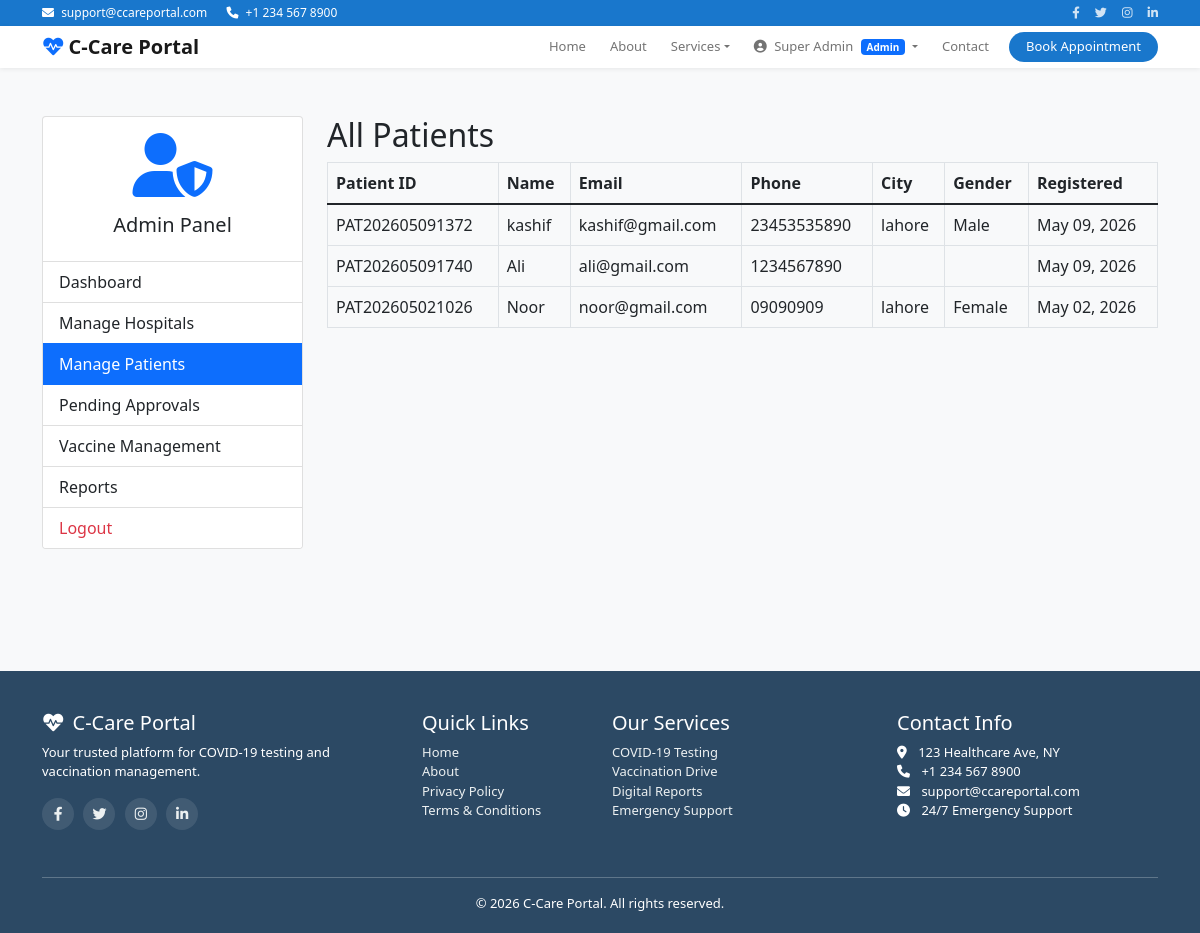
Page /admin/patients.php (signed in) on the committed database.
### tables this page shows
CREATE TABLE `patients` (
  `id` int(11) NOT NULL,
  `patient_id` varchar(50) NOT NULL,
  `name` varchar(100) NOT NULL,
  `email` varchar(100) NOT NULL,
  `phone` varchar(20) NOT NULL,
  `password` varchar(255) NOT NULL,
  `date_of_birth` date DEFAULT NULL,
  `gender` enum('male','female','other') DEFAULT NULL,
  `address` text DEFAULT NULL,
  `city` varchar(100) DEFAULT NULL,
  `blood_group` varchar(5) DEFAULT NULL,
  `registration_date` timestamp NOT NULL DEFAULT current_timestamp()
);

### includes/functions.php (called while the page is built, shortened)
<?php
function isLoggedIn() {
    return isset($_SESSION['user_id']) && isset($_SESSION['role']);
}
function formatDate($date) {
    return date('M d, Y', strtotime($date));
}
?>

### admin/patients.php (the view, shortened to what this page needs)
<?php
$database = Database::getInstance();
$conn = $database->getConnection();
$query = "SELECT * FROM patients ORDER BY registration_date DESC";
$stmt = $conn->prepare($query);
$stmt->execute();
$patients = $stmt->fetchAll(PDO::FETCH_ASSOC);
?>
<?php include '../includes/header.php'; ?>
<div class="container py-5">
    <div class="row">
        <div class="col-md-3">
            <div class="card mb-4">
                <div class="card-body text-center">
                    <i class="fas fa-user-shield fa-4x mb-3 text-primary"></i>
                    <h5>Admin Panel</h5>
                </div>
                <div class="list-group list-group-flush">
                    <a href="dashboard.php" class="list-group-item list-group-item-action">Dashboard</a>
                    <a href="hospitals.php" class="list-group-item list-group-item-action">Manage Hospitals</a>
                    <a href="patients.php" class="list-group-item list-group-item-action active">Manage Patients</a>
                    <a href="approve-hospitals.php" class="list-group-item list-group-item-action">Pending Approvals</a>
                    <a href="vaccines.php" class="list-group-item list-group-item-action">Vaccine Management</a>
                    <a href="reports.php" class="list-group-item list-group-item-action">Reports</a>
                    <a href="../auth/logout.php" class="list-group-item list-group-item-action text-danger">Logout</a>
                </div>
            </div>
        </div>
        <div class="col-md-9">
            <h2>All Patients</h2>
            <div class="table-responsive">
                <table class="table table-bordered" id="patientsTable">
                    <thead>
                        <tr>
                            <th>Patient ID</th>
                            <th>Name</th>
                            <th>Email</th>
                            <th>Phone</th>
                            <th>City</th>
                            <th>Gender</th>
                            <th>Registered</th>
                        </tr>
                    </thead>
                    <tbody>
                        <?php foreach ($patients as $patient): ?>
                        <tr>
                            <td><?php echo $patient['patient_id']; ?></td>
                            <td><?php echo htmlspecialchars($patient['name']); ?></td>
                            <td><?php echo $patient['email']; ?></td>
                            <td><?php echo $patient['phone']; ?></td>
                            <td><?php echo $patient['city']; ?></td>
                            <td><?php echo ucfirst($patient['gender']); ?></td>
                            <td><?php echo formatDate($patient['registration_date']); ?></td>
                        </tr>
                        <?php endforeach; ?>
                    </tbody>
                </table>
            </div>
        </div>
    </div>
</div>
<?php include '../includes/footer.php'; ?>

### includes/header.php (shortened to what this page needs)
<!DOCTYPE html>
<html lang="en">
<head>
    <link href="https://cdn.jsdelivr.net/npm/bootstrap@5.1.3/dist/css/bootstrap.min.css" rel="stylesheet">
    <link href="https://cdnjs.cloudflare.com/ajax/libs/bootstrap-icons/1.11.1/bootstrap-icons.min.css" rel="stylesheet">
    <link href="https://cdnjs.cloudflare.com/ajax/libs/font-awesome/6.0.0/css/all.min.css" rel="stylesheet">
</head>
<body>
<div class="topbar">
    <div class="container">
        <div class="row">
            <div class="col-md-6">
                <i class="fas fa-envelope me-1"></i> <a href="mailto:support@ccareportal.com">support@ccareportal.com</a>
                <i class="fas fa-phone ms-3 me-1"></i> <span>+1 234 567 8900</span>
            </div>
            <div class="col-md-6 text-end social-links">
                <a href="https://www.facebook.com" target="_blank"><i class="fab fa-facebook-f"></i></a>
                <a href="https://twitter.com" target="_blank"><i class="fab fa-twitter"></i></a>
                <a href="https://www.instagram.com" target="_blank"><i class="fab fa-instagram"></i></a>
                <a href="https://www.linkedin.com" target="_blank"><i class="fab fa-linkedin-in"></i></a>
            </div>
        </div>
    </div>
</div>
<nav class="navbar navbar-expand-lg navbar-light sticky-top">
    <div class="container">
        <a class="navbar-brand" href="<?php echo SITE_URL; ?>">
            <i class="fas fa-heartbeat me-1 text-primary"></i>C-Care Portal
        </a>
        <div class="collapse navbar-collapse" id="navbarNav">
            <ul class="navbar-nav ms-auto">
                <li class="nav-item"><a class="nav-link" href="<?php echo SITE_URL; ?>index.php">Home</a></li>
                <li class="nav-item"><a class="nav-link" href="<?php echo SITE_URL; ?>about.php">About</a></li>
                <li class="nav-item dropdown">
                    <a class="nav-link dropdown-toggle" href="#" data-bs-toggle="dropdown">Services</a>
                </li>
                <?php if (!isLoggedIn()): ?>
                    <li class="nav-item dropdown">
                        <a class="nav-link dropdown-toggle" href="#" data-bs-toggle="dropdown">Patient</a>
                        <ul class="dropdown-menu">
                            <li><a class="dropdown-item" href="<?php echo SITE_URL; ?>auth/register.php"><i class="fas fa-user-plus me-2"></i>Register</a></li>
                            <li><a class="dropdown-item" href="<?php echo SITE_URL; ?>auth/login.php"><i class="fas fa-sign-in-alt me-2"></i>Login</a></li>
                        </ul>
                    </li>
                    <li class="nav-item dropdown">
                        <a class="nav-link dropdown-toggle" href="#" data-bs-toggle="dropdown">Hospital</a>
                        <ul class="dropdown-menu">
                            <li><a class="dropdown-item" href="<?php echo SITE_URL; ?>auth/hospital-register.php"><i class="fas fa-building me-2"></i>Register</a></li>
                            <li><a class="dropdown-item" href="<?php echo SITE_URL; ?>auth/login.php"><i class="fas fa-sign-in-alt me-2"></i>Login</a></li>
                        </ul>
                    </li>
                    <li class="nav-item dropdown">
                        <a class="nav-link dropdown-toggle" href="#" data-bs-toggle="dropdown">Admin</a>
                        <ul class="dropdown-menu">
                            <li><a class="dropdown-item" href="<?php echo SITE_URL; ?>auth/admin-register.php"><i class="fas fa-user-plus me-2"></i>Register</a></li>
                            <li><a class="dropdown-item" href="<?php echo SITE_URL; ?>auth/admin-login.php"><i class="fas fa-sign-in-alt me-2"></i>Login</a></li>
                        </ul>
                    </li>
                <?php else: ?>
                    <li class="nav-item dropdown">
                        <a class="nav-link dropdown-toggle" href="#" data-bs-toggle="dropdown">
                            <i class="fas fa-user-circle me-1"></i> <?php echo htmlspecialchars($_SESSION['name'] ?? 'User'); ?>
                            <span class="badge bg-primary ms-1"><?php echo ucfirst($_SESSION['role']); ?></span>
                        </a>
                    </li>
                <?php endif; ?>
                <li class="nav-item"><a class="nav-link" href="<?php echo SITE_URL; ?>contact.php">Contact</a></li>
            </ul>
            <a href="<?php echo SITE_URL; ?>appointment.php" class="btn btn-appointment">Book Appointment</a>
        </div>
    </div>
</nav>
<main>

### includes/footer.php (shortened to what this page needs)
</main>
<footer class="footer">
    <div class="container">
        <div class="row">
            <div class="col-md-4 mb-4">
                <h5><i class="fas fa-heartbeat me-2"></i>C-Care Portal</h5>
                <p>Your trusted platform for COVID-19 testing and vaccination management.</p>
                <div class="social-icons mt-3">
                    <a href="https://www.facebook.com/"><i class="fab fa-facebook-f"></i></a>
                    <a href="https://twitter.com"><i class="fab fa-twitter"></i></a>
                    <a href="https://www.instagram.com"><i class="fab fa-instagram"></i></a>
                    <a href="https://www.linkedin.com"><i class="fab fa-linkedin-in"></i></a>
                </div>
            </div>
            <div class="col-md-2 mb-4">
                <h5>Quick Links</h5>
                <ul class="list-unstyled">
                    <li><a href="index.php">Home</a>
                </li>
                    <li><a href="about.php">About</a></li>
                    <li><a href="privacy.php">Privacy Policy</a></li>
                    <li><a href="terms.php">Terms & Conditions</a></li>
                </ul>
            </div>
            <div class="col-md-3 mb-4">
                <h5>Our Services</h5>
                <ul class="list-unstyled">
                    <li><a href="covid-testing.php">COVID-19 Testing</a></li>
                    <li><a href="vaccination.php">Vaccination Drive</a></li>
                    <li><a href="digital-reports.php">Digital Reports</a></li>
                    <li><a href="emergency.php">Emergency Support</a></li>
                </ul>
            </div>
            <div class="col-md-3 mb-4">
                <h5>Contact Info</h5>
                <ul class="list-unstyled">
                    <li><i class="fas fa-map-marker-alt me-2"></i> 123 Healthcare Ave, NY</li>
                    <li><i class="fas fa-phone me-2"></i> +1 234 567 8900</li>
                    <li><i class="fas fa-envelope me-2"></i> support@ccareportal.com</li>
                    <li><i class="fas fa-clock me-2"></i> 24/7 Emergency Support</li>
                </ul>
            </div>
        </div>
        <hr class="bg-light">
        <div class="text-center">
            <p class="mb-0">&copy; <?php echo date('Y'); ?> C-Care Portal. All rights reserved.</p>
        </div>
    </div>
</footer>
</body>
</html>

### includes/header.php (style rules this page uses)
:root { --primary-color: #1977cc; --secondary-color: #2c4964; }
body { font-family: 'Segoe UI', Tahoma, Geneva, Verdana, sans-serif; background-color: #f8f9fa; }
.topbar { background-color: var(--primary-color); color: white; padding: 4px 0; font-size: 12px; }
.topbar a { color: white; text-decoration: none; }
.topbar .social-links a { color: white; margin-left: 12px; font-size: 12px; opacity: 0.8; }
.navbar { background-color: white; box-shadow: 0 1px 5px rgba(0,0,0,0.08); padding: 0.2rem 1rem; }
.navbar-brand { font-size: 20px; font-weight: 600; color: var(--secondary-color); padding: 0; }
.navbar-nav .nav-link { color: var(--secondary-color); font-weight: 500; font-size: 13px; padding: 0.5rem 0.75rem !important; }
.btn-appointment { background-color: var(--primary-color); color: white; border-radius: 30px; padding: 4px 16px; font-size: 13px; font-weight: 500; margin-left: 8px; }
.badge { font-size: 10px; padding: 3px 6px; }
.footer { background-color: var(--secondary-color); color: white; padding: 40px 0 20px; margin-top: 50px; font-size: 13px; }
.footer a { color: #ecf0f1; text-decoration: none; }
.social-icons a { display: inline-block; width: 32px; height: 32px; line-height: 32px; text-align: center; background: rgba(255,255,255,0.1); border-radius: 50%; margin-right: 6px; font-size: 14px; }

### rows in the picture
patients: patient "PAT202605091372", name "kashif", email "kashif@gmail.com", phone "23453535890", city "lahore", gender "Male", registration_date "May 09, 2026"
patients: patient "PAT202605091740", name "Ali", email "ali@gmail.com", phone "1234567890", registration_date "May 09, 2026"
patients: patient "PAT202605021026", name "Noor", email "noor@gmail.com", phone "09090909", city "lahore", gender "Female", registration_date "May 02, 2026"

### other values in the picture
$_SESSION['name'] "Super Admin"
$_SESSION['role'] "Admin"
